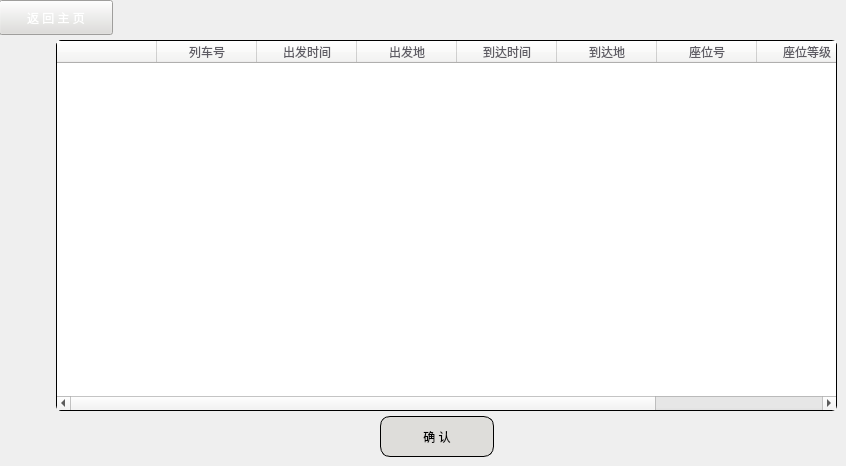
              <widget class="QWidget" name="page_4">
               <widget class="QPushButton" name="Button_return6">
                <property name="geometry">
                 <rect>
                  <x>-1</x>
                  <y>0</y>
                  <width>114</width>
                  <height>35</height>
                 </rect>
                </property>
                <property name="styleSheet">
                 <string notr="true">QPushButton{
	
	color: rgb(255, 255, 255);
	background-color: rgb(222, 221, 218);
	font: 14pt &quot;Noto Sans Brahmi&quot;;
}</string>
                </property>
                <property name="text">
                 <string>返 回 主 页</string>
                </property>
               </widget>
               <widget class="QTableWidget" name="tableWidget_train_4">
                <property name="geometry">
                 <rect>
                  <x>56</x>
                  <y>40</y>
                  <width>781</width>
                  <height>371</height>
                 </rect>
                </property>
                <property name="styleSheet">
                 <string notr="true">QTableWidget{
	border-radius:5px;
	border:1px solid;
	font: 12pt &quot;Noto Sans Brahmi&quot;;
	
	color: rgb(36, 31, 49);
}
QHeaderView::section{
	color: rgb(94, 92, 100);
	background-color: rgb(246, 245, 244);
}</string>
                </property>
                <column>
                 <property name="text">
                  <string/>
                 </property>
                </column>
                <column>
                 <property name="text">
                  <string>列车号</string>
                 </property>
                </column>
                <column>
                 <property name="text">
                  <string>出发时间</string>
                 </property>
                </column>
                <column>
                 <property name="text">
                  <string>出发地</string>
                 </property>
                </column>
                <column>
                 <property name="text">
                  <string>到达时间</string>
                 </property>
                </column>
                <column>
                 <property name="text">
                  <string>到达地</string>
                 </property>
                </column>
                <column>
                 <property name="text">
                  <string>座位号</string>
                 </property>
                </column>
                <column>
                 <property name="text">
                  <string>座位等级</string>
                 </property>
                </column>
                <column>
                 <property name="text">
                  <string>票价</string>
                 </property>
                </column>
               </widget>
               <widget class="QPushButton" name="Button_reverse_enter">
                <property name="geometry">
                 <rect>
                  <x>380</x>
                  <y>416</y>
                  <width>114</width>
                  <height>41</height>
                 </rect>
                </property>
                <property name="styleSheet">
                 <string notr="true">QPushButton{
	border:1px solid;
	border-radius: 10px;
	background-color: rgb(222, 221, 218);
	font: 16pt &quot;Noto Sans Brahmi&quot;;
}

QPushButton:pressed{
	padding-top:3px;
	padding-left:3px;
}</string>
                </property>
                <property name="text">
                 <string>确 认</string>
                </property>
               </widget>
              </widget>
